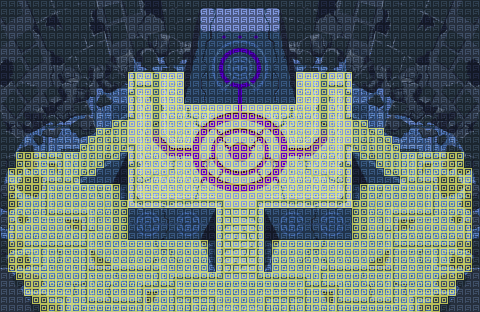

This game map was drawn from its Tiled (.tmx) file and the tilesets committed beside it. A one-line description and the trimmed map source follow:
An orthogonal 60x39 tile map with 8x8 px tiles, 2 tile layers (Calque de Tile 1, Calque 2), 3 tilesets.

<map version="1.0" tiledversion="1.0.2" orientation="orthogonal" renderorder="left-up" width="60" height="39" tilewidth="8" tileheight="8" nextobjectid="1">
 <tileset firstgid="1" source="friends/sagedchamber1.tsx" />
 <tileset firstgid="2341" source="terrain.tsx" />
 <tileset firstgid="2343" source="terrain.tsx" />
 <layer name="Calque de Tile 1" width="60" height="39">
  <data>[2340 cells, 2340 non-empty, 2340 distinct tile ids]</data>
 </layer>
 <layer name="Calque 2" width="60" height="39">
  <data>[2340 cells, 2340 non-empty, 2 distinct tile ids]</data>
 </layer>
</map>
